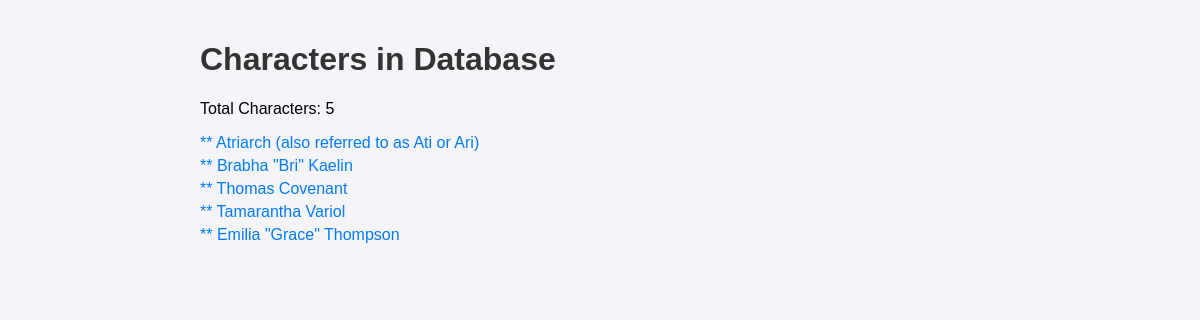
Before: /view_characters with the older database file.
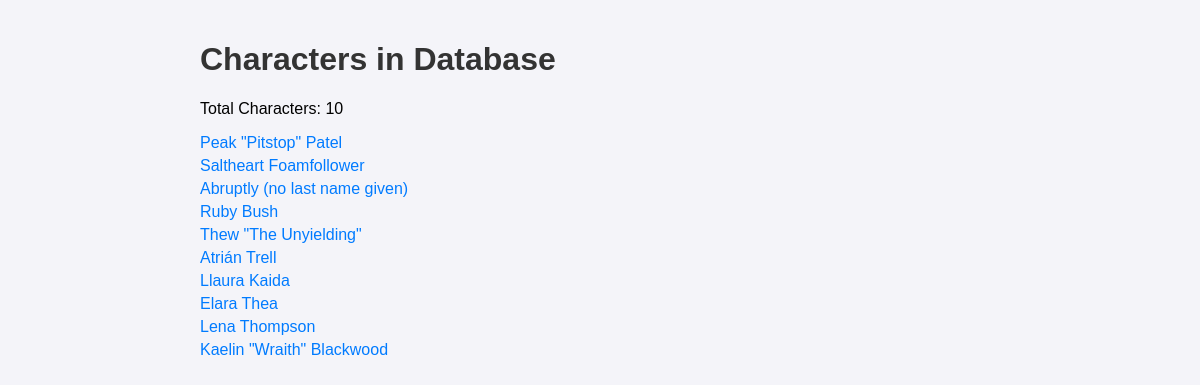
After: the same page with the newer database file.
### app/models/character.py (models this page shows)
class Character(Base):
    __tablename__ = "characters"
    id = Column(Integer, primary_key=True, index=True)
    name = Column(String, index=True)
    sex = Column(String, index=True)
    age = Column(String, index=True)
    traits = Column(String, index=True)
    behaviors = Column(String, index=True)
    background = Column(String, index=True)
    book_title = Column(String, index=True)
    author = Column(String, index=True)
    dialogue_examples = Column(String, index=True)
    genre = Column(String, index=True)

### app/routes/view_characters.py (the view)
@router.get("/view_characters", response_class=HTMLResponse)
async def view_characters(request: Request, db: Session = Depends(get_db)):
    characters = db.query(Character).all()
    return templates.TemplateResponse("view_characters.html", {
        "request": request,
        "characters": characters
    })

### templates/view_characters.html (shortened to what this page needs)
<!DOCTYPE html>
<html lang="en">
<head>
</head>
<body>
    <h1>Characters in Database</h1>
    <p>Total Characters: {{ characters | length }}</p>
    <ul>
        {% for character in characters %}
        <li>
            <a href="/character/{{ character.id }}">{{ character.name }}</a>
        </li>
        {% endfor %}
    </ul>
</body>
</html>

### templates/view_characters.html (style rules this page uses)
body { font-family: Arial, sans-serif; max-width: 800px; margin: 0 auto; padding: 20px; background-color: #f4f4f9; }
h1, h2 { color: #333; }
ul { list-style-type: none; padding: 0; }
li { margin: 5px 0; }
a { color: #007BFF; text-decoration: none; }

Changed rows visible on the page:
changed Character: name "** Atriarch (also referred to as Ati or Ari)" → "Peak \"Pitstop\" Patel"
changed Character: name "** Brabha \"Bri\" Kaelin" → "Saltheart Foamfollower"
changed Character: name "** Thomas Covenant" → "Abruptly (no last name given)"
changed Character: name "** Tamarantha Variol" → "Ruby Bush"
changed Character: name "** Emilia \"Grace\" Thompson" → "Thew \"The Unyielding\""
added Character: name "Atrián Trell"
added Character: name "Llaura Kaida"
added Character: name "Elara Thea"
added Character: name "Lena Thompson"
added Character: name "Kaelin \"Wraith\" Blackwood"
Other visible differences:
{{ characters | length }}: "5" → "10"
